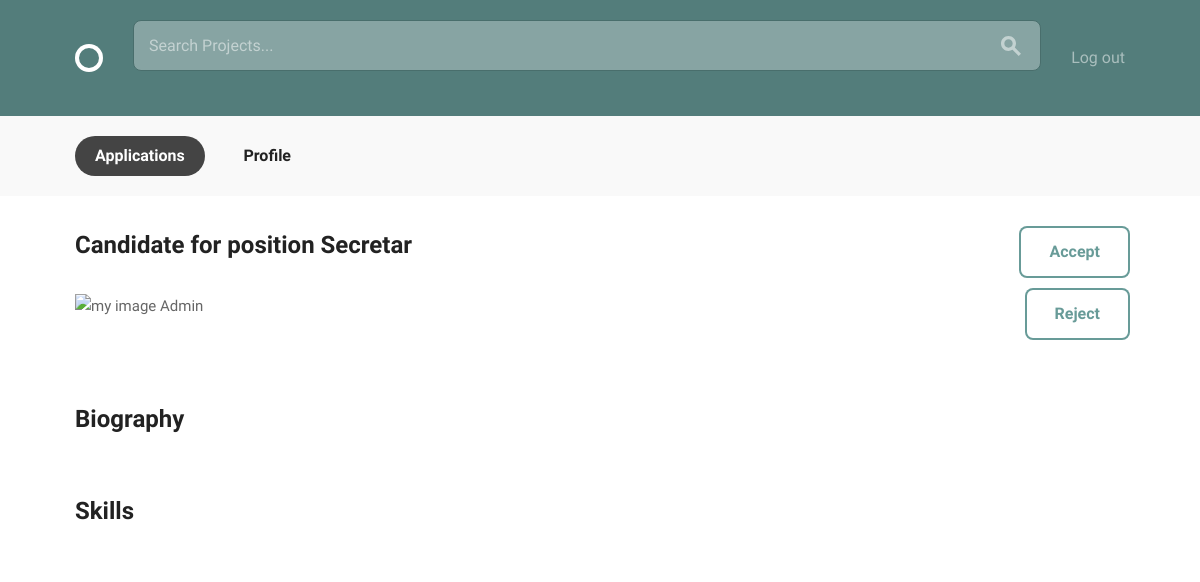
The page /projects/applications/1 (signed in) on the database as committed earlier.
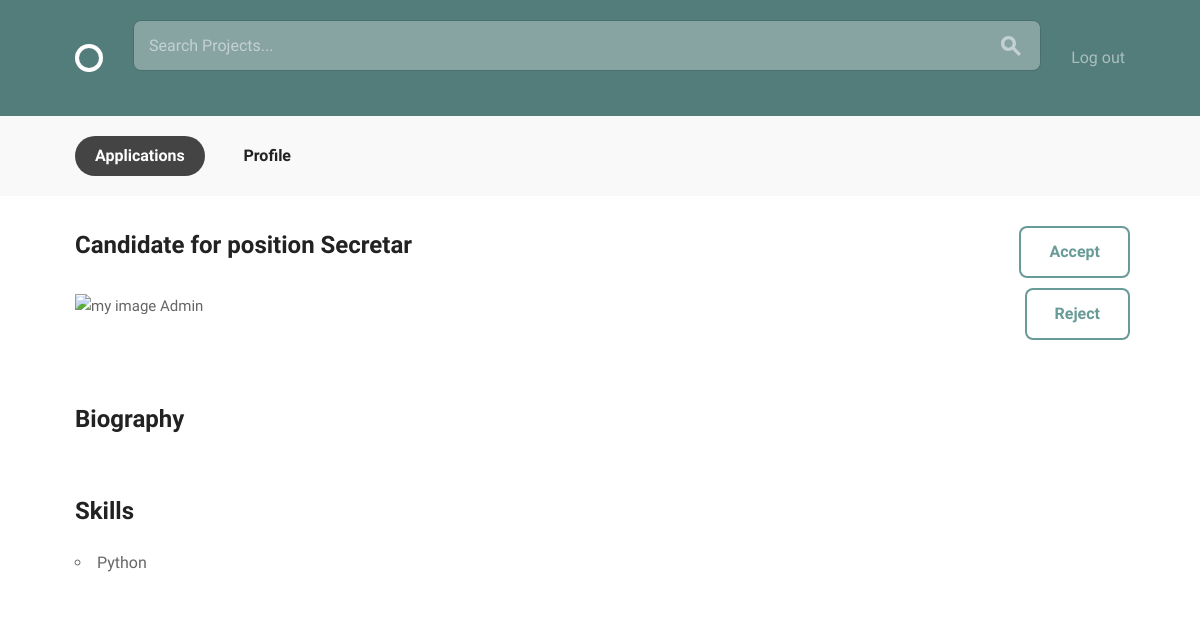
The same page on the database as committed later.
### accounts/models.py (models this page shows, shortened)
class UserSkill(models.Model):
    skill = models.ForeignKey(Skill,
                              on_delete=models.CASCADE,
                              related_name='user_skill_rel')
    user = models.ForeignKey(User,
                             related_name='user_skill_rel')

class Skill(models.Model):
    name = models.CharField(max_length=40)
    def __str__(self):
        return self.name

### projects/views.py (the view)
class ApplicationsDetailView(LoginRequiredMixin, SelectRelatedMixin, generic.DetailView):
    model = models.Application
    select_related = ["candidate"]

### projects/templates/projects/application_detail.html (shortened to what this page needs)
{% extends "layout.html" %}
{% load static %}
{% block body_content %}
    <div class="bounds circle--page">
        <div class="circle--page--header circle--fluid">
            <div class="circle--fluid--cell circle--fluid--primary">
                <h2>Candidate for position {{ application.position.position_title }}</h2>
                <div class="circle--secondary--module">
                    <div style="padding-top: 30px">
                        <img src="{% static '/media/' %}{{ user.avatar }}" alt="my image" width="50px"/>
                        <span>{{ application.candidate.display_name }}</span>
                    </div>
                </div>
            </div>
            <div class="circle--fluid-w-cell circle--fluid--secondary">
                <a class="button icon-on-left"
                   href="{% url 'projects:application_decision' pk=application.pk decision='Accepted' %}">
                    Accept
                </a>
                <a class="button icon-on-left"
                   href="{% url 'projects:application_decision' pk=application.pk decision='Rejected' %}">
                    Reject
                </a>
            </div>
        </div>
        <div class="grid-70">
            <div class="circle--article--body">
                <h2>Biography</h2>
            </div>
            <h2>Skills</h2>
            <ul>
                {% for skill_user in application.candidate.user_skill_rel.all %}
                    <li>{{ skill_user.skill }}</li>
                {% endfor %}
            </ul>
        </div>
    </div>
{% endblock %}

Rows that differ between the two databases and show on the page:
added UserSkill: skill "Python"
